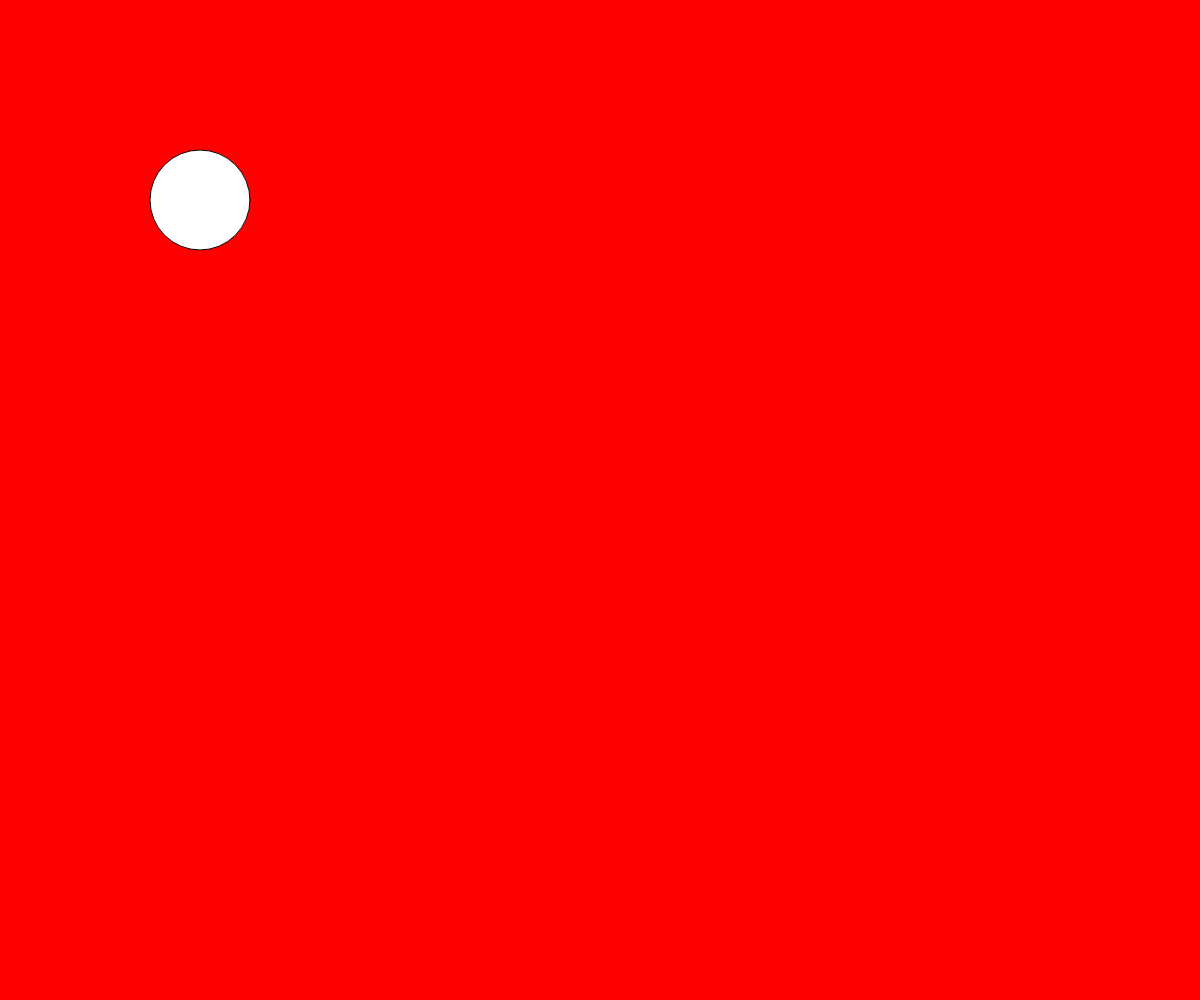
Frame 1 (no input)
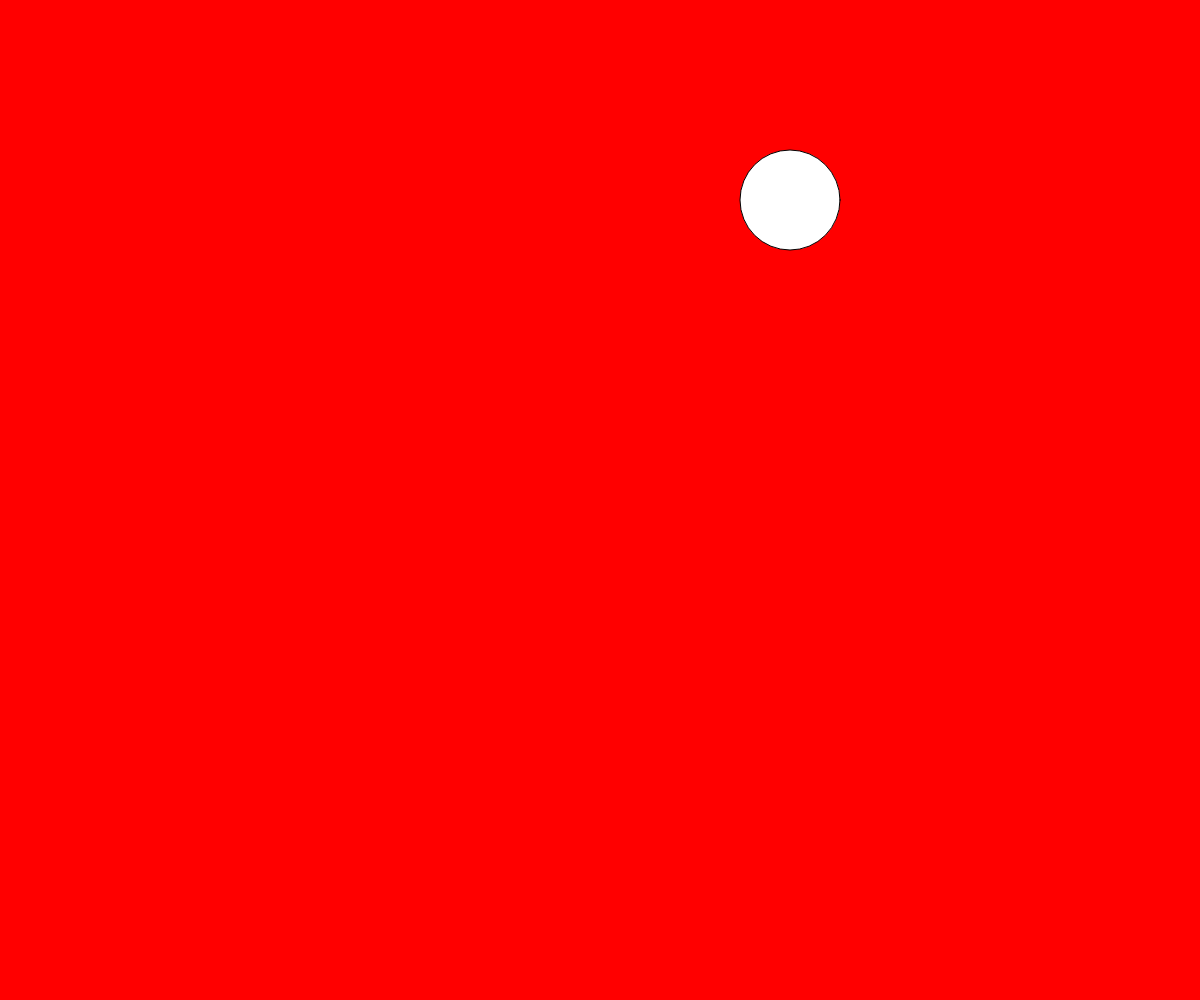
Frame 60 (no input)
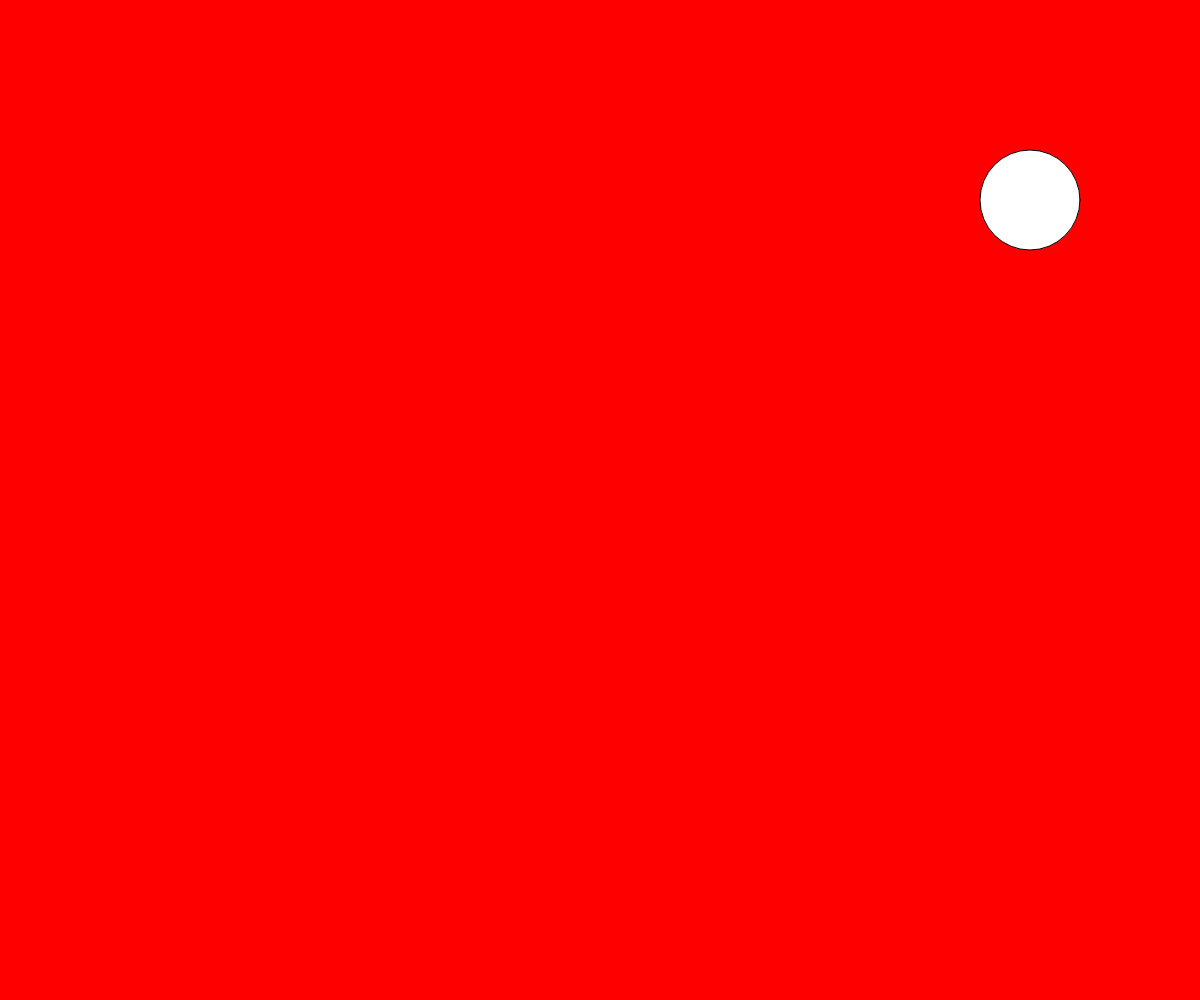
Frame 120 (the mouse pressed at the canvas centre since frame 60)

The p5.js sketch that drew these frames (run headless with seeded random() and noise() and a simulated clock; from frame 60 on, the mouse is pressed at the canvas centre):

// p5.js sketch
// ── sketch.js
var x=200;
var y=200;
var z=0;
function setup(){
  createCanvas (windowWidth,windowHeight);
  background(255,0,0);
  stroke(0);
  }
function draw(){
background(255,0,0);
  ellipse(x,y,100,100);


  if (x==0) {
    z=0;
  } else if (x>windowWidth) {
    z=1;
  }

  if (x<=windowWidth && z==0) {
    x=x+10;
  } else if (x>0 && z==1) {
    x=x-10;
  }
}
